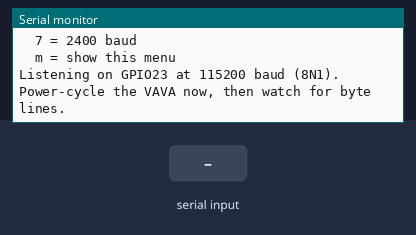
Bench run of a sketch on a simulated ESP32. Parts: the last lines printed to the serial monitor. Inputs (shaded band) come from the test bench.

Above: at 2.2 s.
2.3 s: "m" received over the second serial link
At 3.5 s:
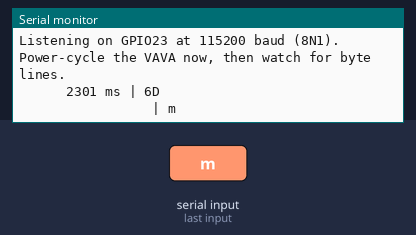
3.8 s: "M" received over the second serial link
At 4.6 s:
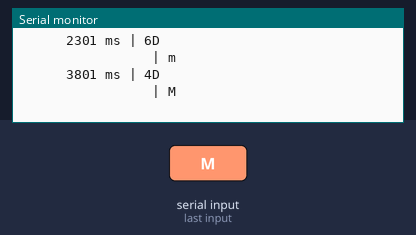
5.3 s: "?" received over the second serial link
At 5.8 s:
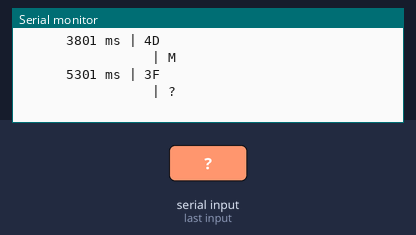
6.8 s: "1" received over the second serial link
At 8.0 s:
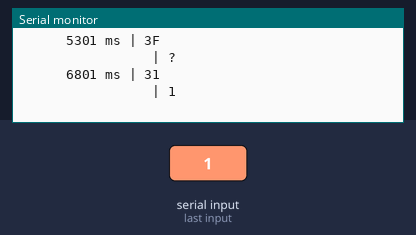
8.3 s: "2" received over Serial
At 9.2 s:
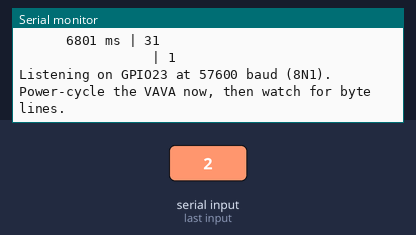
Timing chart, 0 to 10.8 s (numbered marks = the images above; inputs shaded):
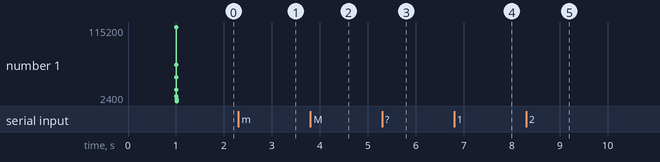

The sketch:

vava_uart_listener.ino
```cpp
// Pal project: passive VAVA VP-SPR001 UART listener
//
// Wiring (both devices OFF while connecting):
//   VAVA J21 TX  -> ESP32 GPIO23
//   VAVA J21 GND -> ESP32 GND
//
// Do NOT connect VAVA J21 RX or 3.3V during passive capture.

#include <Arduino.h>

HardwareSerial VavaSerial(2);

constexpr int VAVA_RX_PIN = 23;
constexpr int VAVA_TX_UNUSED = -1;

const uint32_t BAUD_RATES[] = {
  115200,
  57600,
  38400,
  19200,
  9600,
  4800,
  2400,
};

constexpr size_t BAUD_COUNT = sizeof(BAUD_RATES) / sizeof(BAUD_RATES[0]);
size_t baudIndex = 0;

void selectBaud(size_t index) {
  if (index >= BAUD_COUNT) {
    return;
  }

  baudIndex = index;
  VavaSerial.end();
  pinMode(VAVA_RX_PIN, INPUT);
  VavaSerial.begin(BAUD_RATES[baudIndex], SERIAL_8N1, VAVA_RX_PIN, VAVA_TX_UNUSED);

  Serial.printf("\nListening on GPIO%d at %lu baud (8N1).\n",
                VAVA_RX_PIN,
                static_cast<unsigned long>(BAUD_RATES[baudIndex]));
  Serial.println("Power-cycle the VAVA now, then watch for byte lines.");
}

void printMenu() {
  Serial.println();
  Serial.println("Passive VAVA UART listener");
  Serial.println("No data is transmitted to the VAVA.");
  Serial.println("Choose a baud rate, then power-cycle the VAVA:");
  for (size_t i = 0; i < BAUD_COUNT; ++i) {
    Serial.printf("  %u = %lu baud\n",
                  static_cast<unsigned>(i + 1),
                  static_cast<unsigned long>(BAUD_RATES[i]));
  }
  Serial.println("  m = show this menu");
}

void setup() {
  pinMode(VAVA_RX_PIN, INPUT);
  Serial.begin(115200);
  delay(1000);
  printMenu();
  selectBaud(0);
}

void loop() {
  while (Serial.available()) {
    const char command = static_cast<char>(Serial.read());
    if (command >= '1' && command <= '7') {
      selectBaud(static_cast<size_t>(command - '1'));
    } else if (command == 'm' || command == 'M' || command == '?') {
      printMenu();
    }
  }

  if (VavaSerial.available()) {
    Serial.printf("%10lu ms |", static_cast<unsigned long>(millis()));

    char ascii[17];
    size_t count = 0;
    const uint32_t start = millis();

    while (count < 16 && (millis() - start) < 30) {
      if (!VavaSerial.available()) {
        continue;
      }

      const uint8_t value = static_cast<uint8_t>(VavaSerial.read());
      Serial.printf(" %02X", value);
      ascii[count] = (value >= 32 && value <= 126) ? static_cast<char>(value) : '.';
      ++count;
    }

    ascii[count] = '\0';
    for (size_t i = count; i < 16; ++i) {
      Serial.print("   ");
    }
    Serial.printf(" | %s\n", ascii);
  }
}
```

Measured:
- after the input at 2.3 s, the serial monitor: prints a new line at once (image 1)
- after the input at 3.8 s, the serial monitor: prints a new line at once (image 2)
- after the input at 5.3 s, the serial monitor: prints a new line at once (image 3)
- after the input at 6.8 s, the serial monitor: prints a new line at once (image 4)
- after the input at 8.3 s, the serial monitor: prints a new line at once (image 5)
